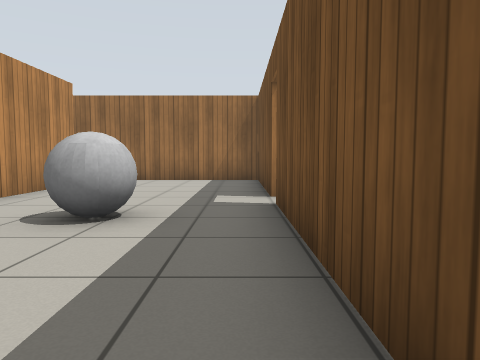
[1] (above)

13 first-person views from a walk through a robot-simulator world made for Gazebo. The camera is 0.72 m above the floor, tilts 4° down and sees 70° across. The floor is counted in squares, 1 m on a side. Each view is taken from the middle of a square. On the plan, view 1 faces up. The plan holds only what a view shows up to about 11 squares ahead; the rest is blank. Gazebo's built-in surfaces are drawn with simple patterns.

[2]
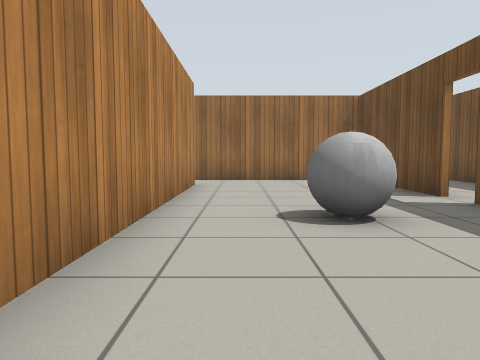

[3]
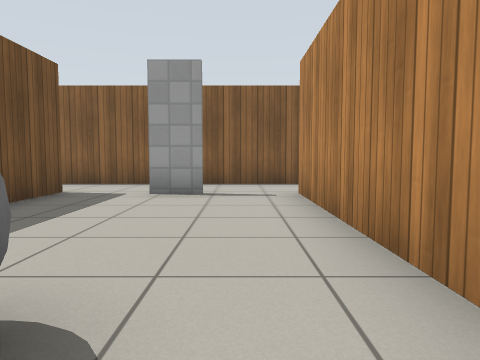

[4]
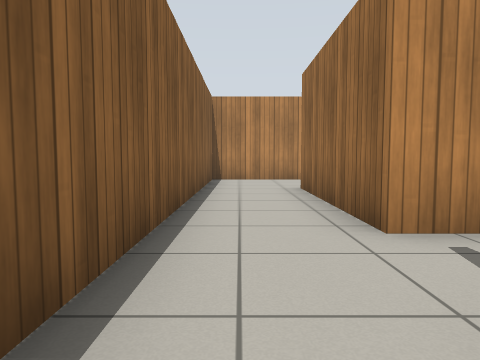

[5]
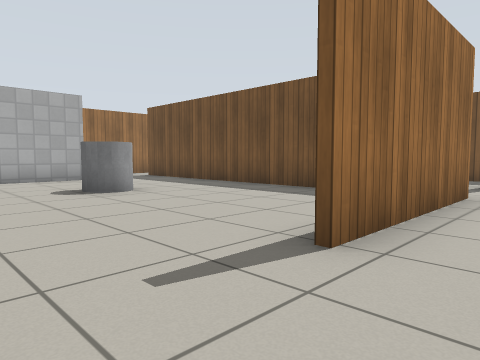

[6]
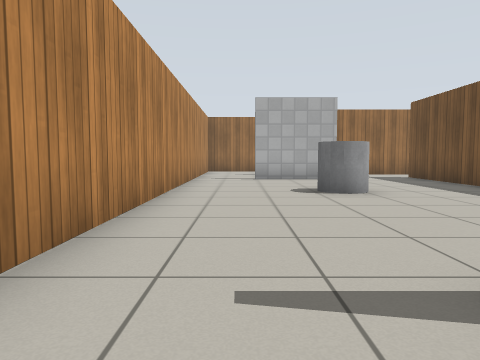

[7]
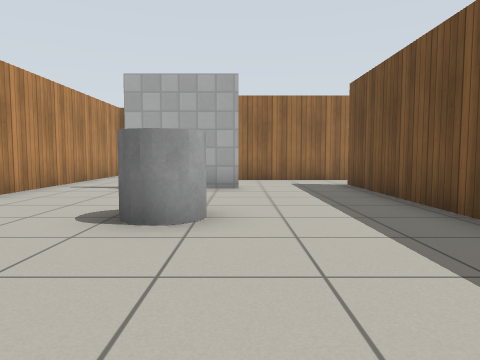

[8]
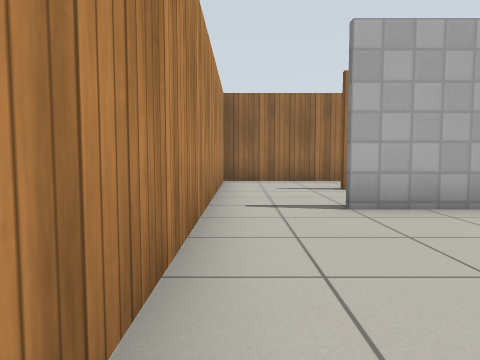

[9]
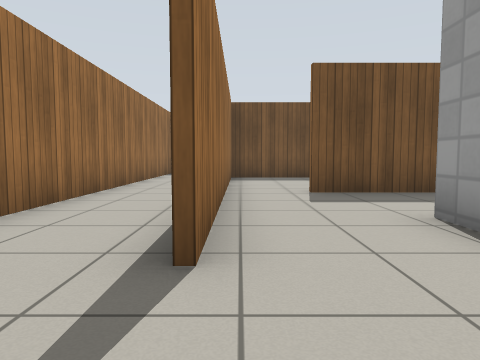

[10]
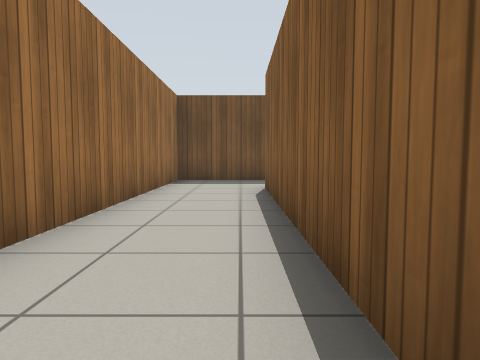

[11]
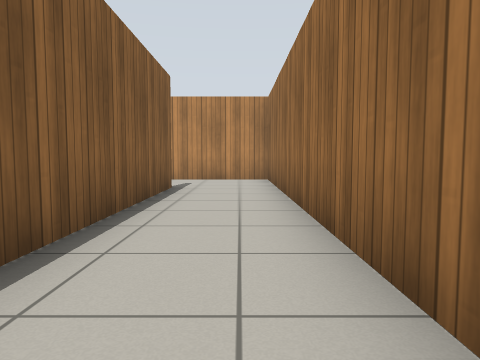

[12]
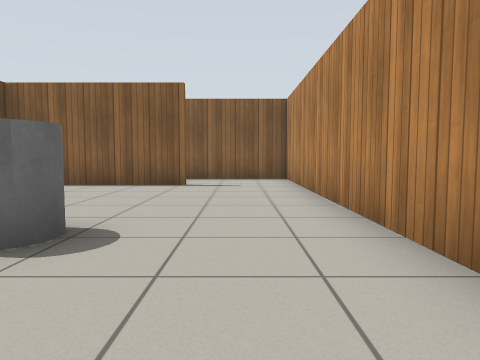

[13]
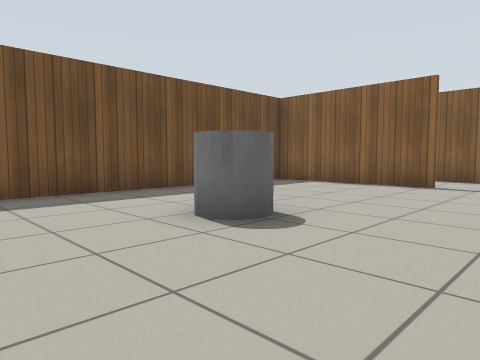

### Floor plan
Points are (right, up) in squares from view 1. A wall is a line through its corners. A room is listed if a view was taken in it or the views show most of it. See-through windows are left out.
Room 1 (views 1, 2, 3, 4)
walls: (0.5, 6) (0.5, 10.3) (-4.4, 10.3); (-2.4, -1.5) (-1.3, -1.5); (0.5, -1.9) (0.5, 5.2); (-4.1, 8.6) (-4.1, -1.6); (-3.6, -3.8) (0.6, -3.8)
ways out: opening at (-4, 9) to room 2; opening at (-3, -2.5) to room 2; opening at (1, -2.5) to room 3; open door at (1, 5.5) to room 3
objects: grey ball (-2, 4) to (-1, 4)
Room 2 (views 5, 6, 7, 8, 12, 13)
walls: (-8.8, -1.5) (-4.3, -1.5) (-4.3, 8.6); (-7.9, 7.7) (-7, 7.7); (-7, 7.6) (-9.6, 7.6); (-11.5, 7.4) (-11.5, -3.8) (-3.6, -3.8); (-4.1, -1.6) (-8.8, -1.6); (-4.4, 10.3) (-7.4, 10.3)
ways out: opening at (-4, 9) to room 1; opening at (-3, -2.5) to room 1; opening at (-10.5, 8) to room 3; opening at (-8, 9) to room 3
objects: grey cylinder (-8, 4)
Room 3 (views 9, 10, 11)
walls: (-7.4, 10.3) (-8.9, 10.3); (-8.9, 10.4) (0.7, 10.4); (3.2, 9) (3.2, 12.9) (-11.5, 12.9) (-11.5, 7.4); (0.6, -3.8) (1.6, -3.8)
ways out: opening at (1, -2.5) to room 1; open door at (1, 5.5) to room 1; opening at (-10.5, 8) to room 2; opening at (-8, 9) to room 2

Where each view was taken, in squares from view 1:
view 1: 0 up, 0 right, facing up
view 2: 0 up, 3 left, facing up
view 3: 5 up, 3 left, facing down
view 4: 3 down, 1 left, facing left
view 5: 3 down, 11 left, facing up-right
view 6: 3 down, 10 left, facing up
view 7: 0 up, 7 left, facing up
view 8: 3 up, 11 left, facing up
view 9: 10 up, 11 left, facing right
view 10: 11 up, 7 left, facing right
view 11: 12 up, 1 left, facing left
view 12: 7 up, 10 left, facing down
view 13: 7 up, 11 left, facing down-right
